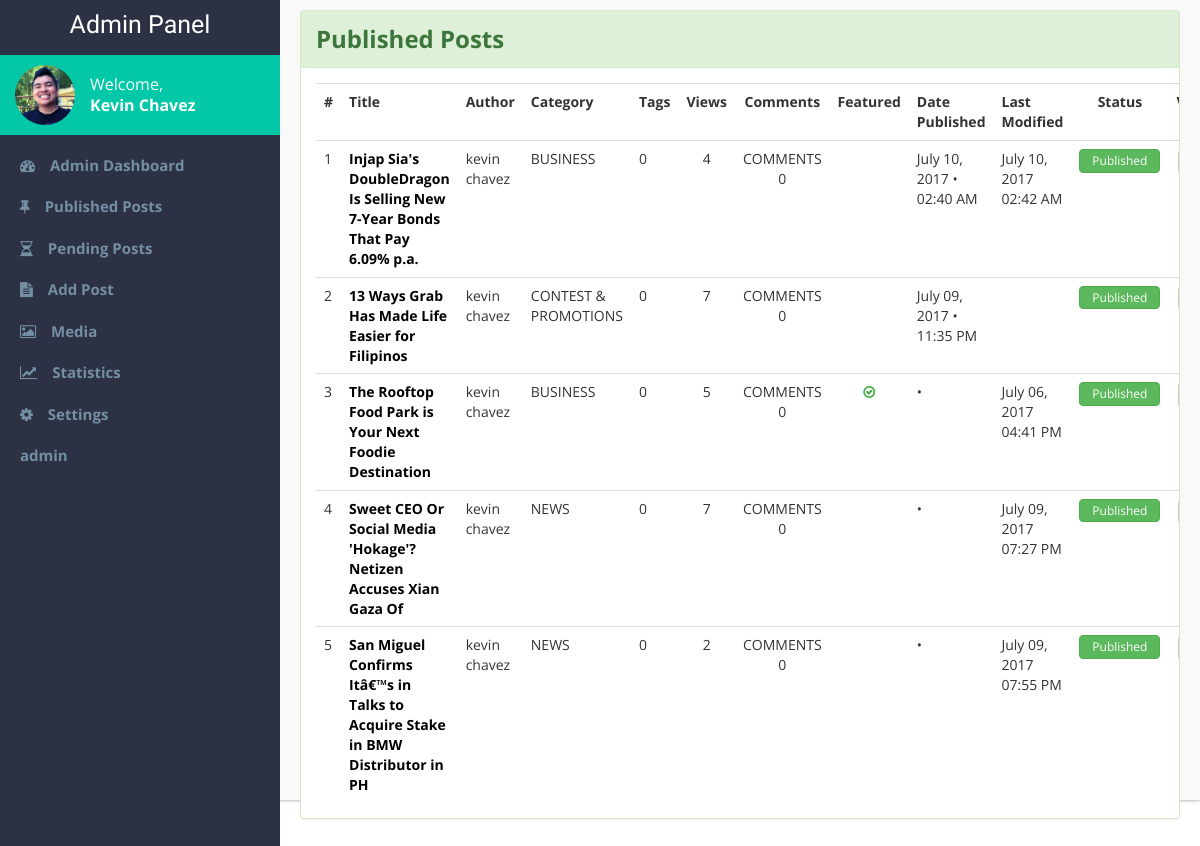
Page /admin-pages/published-posts.php (signed in) on the earlier database version.
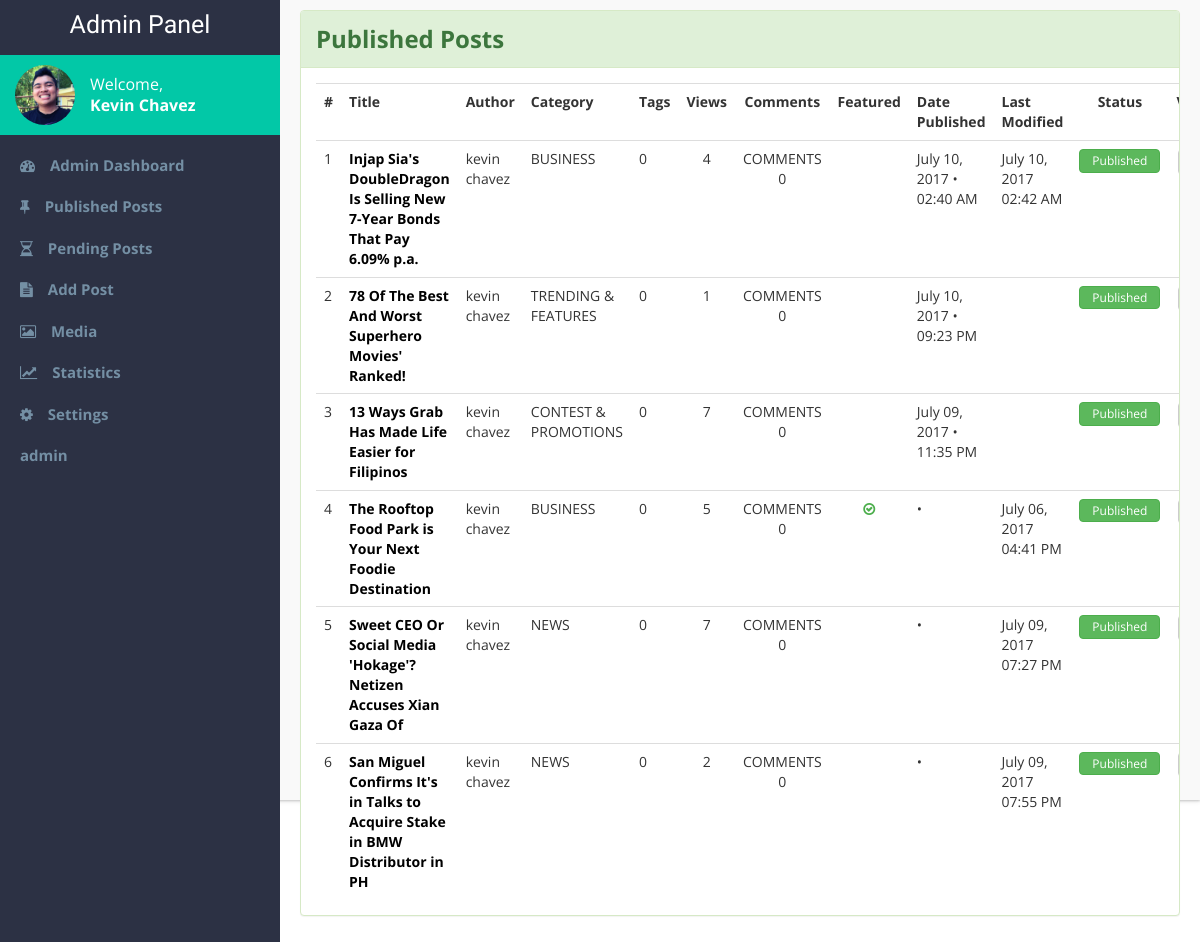
Same page on the later database version.
### tables this page shows
CREATE TABLE `blog_post` (
  `blog_id` int(11) NOT NULL,
  `title` varchar(100) NOT NULL,
  `subheading` varchar(255) DEFAULT NULL,
  `thumbnail` varchar(255) NOT NULL,
  `article` text NOT NULL,
  `meta_desc` varchar(155) DEFAULT NULL,
  `author_id` int(11) NOT NULL,
  `date_created` varchar(255) NOT NULL,
  `time_created` varchar(255) NOT NULL,
  `date_published` varchar(255) DEFAULT NULL,
  `time_published` varchar(255) DEFAULT NULL,
  `month_published` varchar(255) DEFAULT NULL,
  `year_published` varchar(255) DEFAULT NULL,
  `featured` tinyint(1) DEFAULT NULL,
  `enabled` tinyint(1) DEFAULT NULL,
  `comment_id` int(11) NOT NULL,
  `comments_enabled` tinyint(1) DEFAULT NULL,
  `comments_count` int(11) DEFAULT NULL,
  `views` int(11) DEFAULT NULL,
  `date_modified` varchar(255) DEFAULT NULL,
  `time_modified` varchar(255) DEFAULT NULL,
  `category_id` int(11) NOT NULL,
  `approved` tinyint(1) NOT NULL,
  `denied` tinyint(1) DEFAULT NULL,
  `admin_remarks` text
);

CREATE TABLE `users` (
  `user_id` int(11) NOT NULL,
  `username` varchar(45) NOT NULL,
  `password` varchar(45) NOT NULL,
  `email` varchar(45) NOT NULL,
  `first_name` varchar(45) NOT NULL,
  `middle_name` varchar(255) NOT NULL,
  `last_name` varchar(45) NOT NULL,
  `gender` varchar(10) NOT NULL,
  `display_pic` varchar(155) DEFAULT NULL,
  `role` varchar(45) NOT NULL
);

CREATE TABLE `blog_categories` (
  `category_id` int(11) NOT NULL,
  `name` varchar(55) NOT NULL
);

### admin-pages/display-published.php (the view, shortened to what this page needs)
<?php
	require $_SERVER['DOCUMENT_ROOT'].'/capstone2/connection.php';
	$sql = "SELECT * FROM blog_post
			JOIN users ON(users.user_id = blog_post.author_id)
			JOIN blog_categories ON(blog_categories.category_id = blog_post.category_id)
			WHERE approved ORDER BY date_published DESC";
	$result = mysqli_query($con,$sql);
	$count = 1;
		while ($row = mysqli_fetch_assoc($result))
		{
			extract($row);
				$sql1 = "SELECT username from users
						WHERE user_id = '$user_id'";
				$result1 = mysqli_query($con,$sql1);
				$row1 = mysqli_fetch_assoc($result1);
				extract($row1);
				$sql2 = "SELECT name from blog_categories
						WHERE category_id = '$category_id'";
				$result2 = mysqli_query($con,$sql2);
				$row2 = mysqli_fetch_assoc($result2);
				extract($row2);
	$blogID = [];
	$blogID[$count] = $blog_id;
	$postID = $blogID[$count];
	echo "<tr>";
	echo "
		<td>$count</td>
		<td><strong><a href='/capstone2/admin-pages/edit-entry.php?id=$blogID[$count]'>$title</a></strong></td>
		<td>$first_name $last_name</td>
		<td>$name</td>
		<td>0</td>
		<td class='center-text'>$views</td>
		<td class='center-text'>COMMENTS 0</td>
		";
		if ($featured == 1) {
			echo "
			<td class='center-text'><i class='fa fa-check-circle-o'></i></td>";
		} elseif ($featured == 0) {
			echo "
			<td class='center-text'></td>";
		}
		echo "
		<td>$date_published • $time_published</td>
		<td>$date_modified $time_modified</td>
		";
		if ($approved == 1) {
			echo "
			<td class='center-text'>
				<button type='button' class='btn btn-success'>Published</button>
			</td>";
		}
		echo "	<td class='center-text'>
				<a href='/capstone2/viewpost.php?id=$blogID[$count]' target='_blank'>
				<buton class='btn btn-default btn-view' title='View post'><i class='fa fa-eye'></i></button></a>
				</td>
				<td class='center-text'>
					<form class='straight' title='Edit this post'>
					<a href='/capstone2/admin-pages/edit-entry.php?id=$postID'>
						<button type='button' class='btn btn-default btn-view'>
							<i class='fa fa-pencil-square-o'></i>
						</button>
					</a>
					</form>
				</td>
				<td class='center-text'>
					<form class='straight' title='Delete this post'>
					<a data-toggle='modal' data-backdrop='static' href='published-posts.php?#modal-delete$postID'>
						<button id ='delete-post' type='button' class='btn btn-danger btn-view'>
							<i class='fa fa-trash-o'></i>
						</button>
					</a>
					</form>
				</td>
			";
			echo "<tr>";
			$count = $count + 1;
		}
 ?>

### admin-pages/admin-panel.php (shortened to what this page needs)
<!DOCTYPE html>
<html>
<head>
	<?php require_once $_SERVER['DOCUMENT_ROOT'].'/capstone2/admin-pages/admin-links.php' ?>
</head>
<body>
	<div class='main-container'>
		<?php require_once $_SERVER['DOCUMENT_ROOT'].'/capstone2/admin-pages/admin-sidebar.php' ?>
		<div id='main-content' class='clearfix'>
			<?php display_content(); ?>
		</div>
	</div>
</body>
</html>

### admin-pages/admin-links.php (shortened to what this page needs)
<link rel="stylesheet" href="https://maxcdn.bootstrapcdn.com/bootstrap/3.3.7/css/bootstrap.min.css">
<link rel="stylesheet" type="text/css" href="admin-panel.css"/>
<link rel="stylesheet" href="https://cdnjs.cloudflare.com/ajax/libs/limonte-sweetalert2/6.6.5/sweetalert2.min.css">
<link href="https://maxcdn.bootstrapcdn.com/font-awesome/4.7.0/css/font-awesome.min.css" rel="stylesheet">

### admin-pages/admin-sidebar.php
<div id='sidebar' class=''>
	<div class='nav_title'>
		<span>
			Admin Panel
		</span>
	</div>
	<div class='profile-bar'>
		<div class='float-left'>
			<figure class='profile-details-sm'>
				<img id='profile-pic-sm' src='/capstone2/page-imgs/admin.jpg'>
			</figure>
		</div>
		<div class='profile-name-wrapper-sm'>
			<div id='profile-greeting-sm'>Welcome,</div>
			<div id='profile-name-sm'><?php echo $_SESSION['firstname'] . " " . $_SESSION['lastname'] ?></div>
		</div>
	</div>
	<nav id='nav-sidebar'>
		<ul>
			<a href='/capstone2/admin-pages/admin-dashboard.php'><li><i class="fa fa-tachometer"></i>Admin Dashboard</li></a>
			<a href='/capstone2/admin-pages/published-posts.php#published'><li><i class="fa fa-thumb-tack"></i>Published Posts</li></a>
			<a href='/capstone2/admin-pages/pending-posts.php#pending'><li><i class="fa fa-hourglass-half"></i>Pending Posts</li></a>
			<a href='/capstone2/admin-pages/add-entry.php#add-posts'><li><i class="fa fa-file-text"></i>Add Post</li></a>
			<a href='#'><li><i class="fa fa-picture-o"></i>Media</li></a>
			<a href='#'><li><i class="fa fa-line-chart"></i>Statistics</li></a>
			<a href='#'><li><i class="fa fa-cog"></i>Settings</li></a>
			<?php echo $_SESSION['username']; ?>
		</ul>
	</nav>
</div>

### admin-pages/published-posts.php (shortened to what this page needs)
<?php
	function display_content() { ?>
			<div id='published'>
					<div class="panel panel-success">
					  	<div class="panel-heading"><h3>Published Posts</h3></div>
						  	<div class="panel-body table-responsive">
						  		<table class='table'>
						  			<tr>
						  				<th>#</th>
						  				<th>Title</th>
						  				<th>Author</th>
						  				<th>Category</th>
						  				<th>Tags</th>
						  				<th class='center-text'>Views</th>
						  				<th class='center-text'>Comments</th>
						  				<th class='center-text'>Featured</th>
						  				<th>Date Published</th>
						  				<th>Last Modified</th>
						  				<th class='center-text'>Status</th>
						  				<th class='center-text'>View</th>
						  			</tr>
										<?php require_once $_SERVER['DOCUMENT_ROOT'].'/capstone2/admin-pages/display-published.php'; ?>
						  		</table>
						  	</div>
					</div>
				</div>
		<?php
	}
	require_once $_SERVER['DOCUMENT_ROOT'].'/capstone2/admin-pages/admin-panel.php';
 ?>

### admin-pages/admin-panel.css (style rules this page uses)
* { box-sizing: border-box; }
.main-container { height: 100%; width: 100%; box-shadow: 0 1px 2px 0 rgba(0,0,0,0.16),0 1px 5px 0 rgba(0,0,0,0.12); padding: 0; font-family: 'Open Sans'; }
.clearfix:after { content: "."; display: block; clear: both; visibility: hidden; line-height: 0; height: 0; margin: 0; padding: 0; }
#main-content { background-color: #f9f9f9; padding: 10px 20px; margin-left: 280px; height: 100vh; }
#sidebar { background-color: #2c3144; color: white; padding: 10px 20px; height: 100%; position: fixed; width: 280px; }
.nav_title { box-sizing: border-box; height: 30px; line-height: 30px; text-align: center; font-family: Lobster; font-size: 25px; }
.profile-bar { background-color: #02c8a7; height: 80px; margin: 15px -20px 10px -20px; padding: 0 15px; }
.profile-details-sm { padding: 10px 0; font-size: .80em; display: inline-block; }
#profile-pic-sm { border-radius: 50px; height: 60px; width: 60px; overflow: hidden; margin-right: 15px; }
.profile-name-wrapper-sm { padding: 21px 0; }
#profile-greeting-sm { font-size: 16px; line-height: 1; margin-bottom: 5px; }
#profile-name-sm { font-size: 16px; font-weight: bold; line-height: 1; }
.float-left { float: left; }
#nav-sidebar { font-family:'Open Sans'; font-weight: bold; font-size: 15px; color: #748fa4; }
#nav-sidebar > ul li { display: block; }
#nav-sidebar > ul li { padding: 0 20px; margin: 20px -20px; }
#nav-sidebar > ul { padding: 0; }
#nav-sidebar > ul > a > li > i { margin-right: 15px; }
#nav-sidebar a { color: #748fa4; text-decoration: none; }
.center-text { text-align: center; }
td > .btn { padding: 2px 12px; font-size: 12px; width: 100%; }
h1, h2, h3, h4, h5, h6 { margin: 5px 0; font-weight: 700; }
.fa-check-circle-o { color: #4cae4c; }
.panel-body a { text-decoration: none; color: #000; }

Differences in the rows shown:
added blog_post: title "78 Of The Best And Worst Superhero Movies' Ranked!", users.first_name "kevin", users.last_name "chavez", category.name "TRENDING & FEATURES", views "1", featured 0 (drawn), date_published "July 10, 2017", time_published "09:23 PM", approved "Published"
changed blog_post "07:55 PM": title "San Miguel Confirms Itâ€™s in Talks to Acquire Stake in BMW Distributor in PH" → "San Miguel Confirms It's in Talks to Acquire Stake in BMW Distributor in PH"
